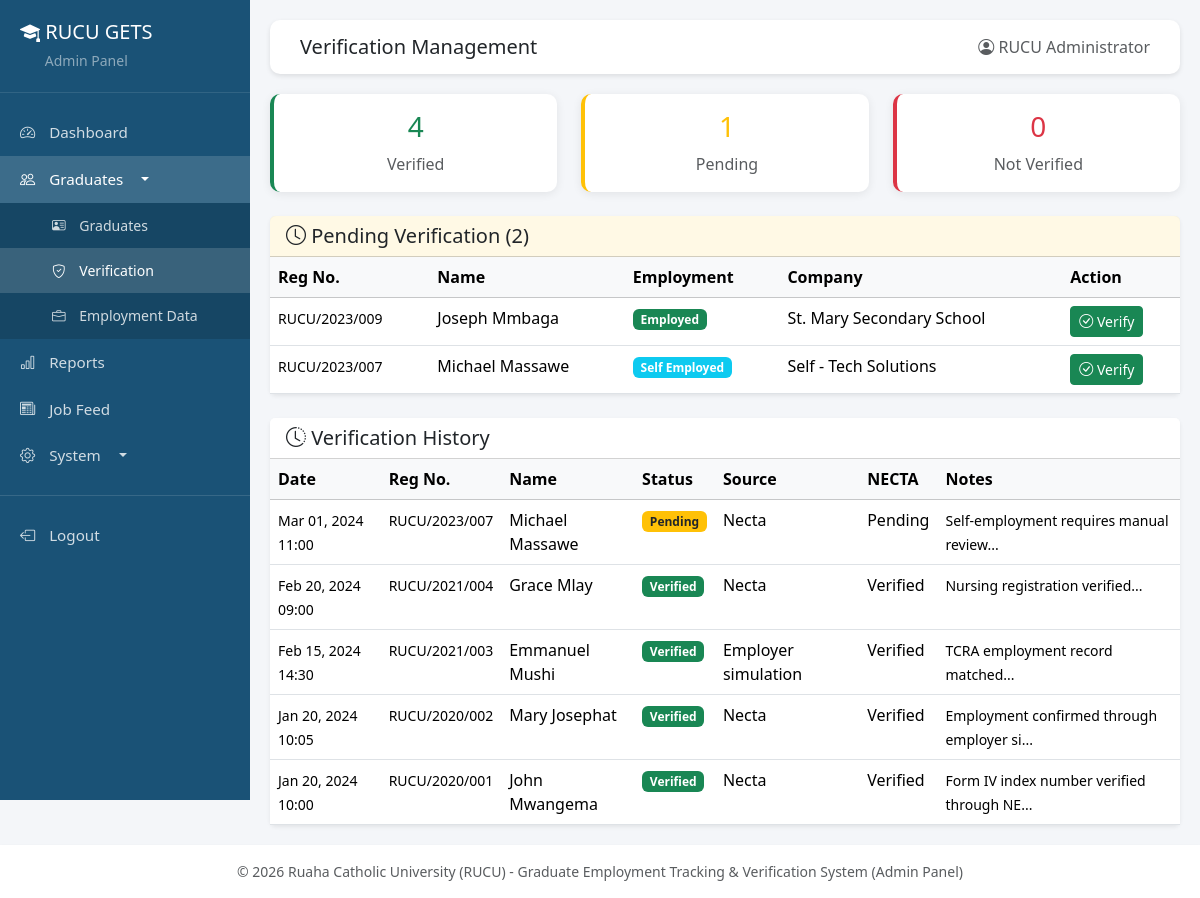
Screenshot of /admin/verification.php (signed in) with the database file from the repository.
### tables this page shows
CREATE TABLE IF NOT EXISTS employment_details (
    id INT AUTO_INCREMENT PRIMARY KEY,
    graduate_id INT NOT NULL,
    employment_status ENUM('employed', 'self_employed', 'unemployed', 'further_studies', 'seeking') DEFAULT 'unemployed',
    company_name VARCHAR(200),
    organization_type ENUM('government', 'private', 'ngo', 'self_employed', 'international', 'other'),
    job_title VARCHAR(150),
    salary_range VARCHAR(50),
    start_date DATE,
    location VARCHAR(150),
    updated_at TIMESTAMP DEFAULT CURRENT_TIMESTAMP ON UPDATE CURRENT_TIMESTAMP,
    FOREIGN KEY (graduate_id) REFERENCES graduates(id) ON DELETE CASCADE,
    INDEX idx_graduate_id (graduate_id),
    INDEX idx_employment_status (employment_status)
);

CREATE TABLE IF NOT EXISTS graduates (
    id INT AUTO_INCREMENT PRIMARY KEY,
    reg_number VARCHAR(50) UNIQUE NOT NULL,
    full_name VARCHAR(200) NOT NULL,
    email VARCHAR(150),
    phone VARCHAR(20),
    course VARCHAR(150) NOT NULL,
    graduation_year INT NOT NULL,
    form4_index_number VARCHAR(50) NOT NULL,
    password VARCHAR(255) DEFAULT NULL,
    password_expiry_date DATETIME DEFAULT NULL,
    first_login TINYINT(1) DEFAULT 1,
    profile_image VARCHAR(255) DEFAULT NULL,
    created_at TIMESTAMP DEFAULT CURRENT_TIMESTAMP,
    updated_at TIMESTAMP DEFAULT CURRENT_TIMESTAMP ON UPDATE CURRENT_TIMESTAMP,
    INDEX idx_reg_number (reg_number),
    INDEX idx_graduation_year (graduation_year),
    INDEX idx_course (course)
);

CREATE TABLE IF NOT EXISTS verification_logs (
    id INT AUTO_INCREMENT PRIMARY KEY,
    graduate_id INT NOT NULL,
    verification_status ENUM('verified', 'not_verified', 'pending') DEFAULT 'pending',
    verification_source ENUM('necta', 'employer_simulation', 'manual_review') NOT NULL,
    necta_status VARCHAR(50) DEFAULT NULL,
    employer_match TINYINT(1) DEFAULT NULL,
    notes TEXT,
    date_checked DATETIME DEFAULT CURRENT_TIMESTAMP,
    checked_by VARCHAR(100) DEFAULT 'system',
    FOREIGN KEY (graduate_id) REFERENCES graduates(id) ON DELETE CASCADE,
    INDEX idx_graduate_id (graduate_id),
    INDEX idx_verification_status (verification_status),
    INDEX idx_date_checked (date_checked)
);

### admin/verification.php (the view, shortened to what this page needs)
<?php
require_once __DIR__ . '/../includes/admin_header.php';
$db = getDB();
$status_filter = $_GET['status'] ?? '';
$where = $status_filter ? "WHERE vl.verification_status = ?" : "";
$params = $status_filter ? [$status_filter] : [];
$stmt = $db->prepare("
    SELECT vl.*, g.reg_number, g.full_name, g.course, g.form4_index_number
    FROM verification_logs vl
    JOIN graduates g ON vl.graduate_id = g.id
    {$where}
    ORDER BY vl.date_checked DESC
    LIMIT 50
");
$stmt->execute($params);
$logs = $stmt->fetchAll();
$stmt = $db->query("
    SELECT g.*, ed.employment_status, ed.company_name
    FROM graduates g
    LEFT JOIN employment_details ed ON g.id = ed.graduate_id
    WHERE g.id NOT IN (SELECT graduate_id FROM verification_logs WHERE verification_status = 'verified')
    AND ed.employment_status IS NOT NULL
");
$pending = $stmt->fetchAll();
$total_verified = $db->query("SELECT COUNT(DISTINCT graduate_id) FROM verification_logs WHERE verification_status = 'verified'")->fetchColumn();
$total_pending = $db->query("SELECT COUNT(DISTINCT graduate_id) FROM verification_logs WHERE verification_status = 'pending'")->fetchColumn();
$total_not = $db->query("SELECT COUNT(DISTINCT graduate_id) FROM verification_logs WHERE verification_status = 'not_verified'")->fetchColumn();
?>
<div class="row g-4 mb-4">
    <div class="col-md-4">
        <div class="card stat-card border-start border-4 border-success">
            <div class="card-body text-center">
                <h3 class="text-success"><?= $total_verified ?></h3>
                <p class="text-muted mb-0">Verified</p>
            </div>
        </div>
    </div>
    <div class="col-md-4">
        <div class="card stat-card border-start border-4 border-warning">
            <div class="card-body text-center">
                <h3 class="text-warning"><?= $total_pending ?></h3>
                <p class="text-muted mb-0">Pending</p>
            </div>
        </div>
    </div>
    <div class="col-md-4">
        <div class="card stat-card border-start border-4 border-danger">
            <div class="card-body text-center">
                <h3 class="text-danger"><?= $total_not ?></h3>
                <p class="text-muted mb-0">Not Verified</p>
            </div>
        </div>
    </div>
</div>
<?php if (count($pending) > 0): ?>
<div class="card shadow-sm border-0 mb-4">
    <div class="card-header bg-warning bg-opacity-10">
        <h5 class="mb-0"><i class="bi bi-clock"></i> Pending Verification (<?= count($pending) ?>)</h5>
    </div>
    <div class="card-body p-0">
        <div class="table-responsive">
            <table class="table table-hover mb-0">
                <thead class="table-light">
                    <tr>
                        <th>Reg No.</th>
                        <th>Name</th>
                        <th>Employment</th>
                        <th>Company</th>
                        <th>Action</th>
                    </tr>
                </thead>
                <tbody>
                    <?php foreach ($pending as $p): ?>
                    <tr>
                        <td><small><?= htmlspecialchars($p['reg_number']) ?></small></td>
                        <td><?= htmlspecialchars($p['full_name']) ?></td>
                        <td><?= getEmploymentBadge($p['employment_status']) ?></td>
                        <td><?= htmlspecialchars($p['company_name'] ?? '-') ?></td>
                        <td>
                            <button class="btn btn-sm btn-success" data-bs-toggle="modal" data-bs-target="#verifyModal<?= $p['id'] ?>">
                                <i class="bi bi-check-circle"></i> Verify
                            </button>
                        </td>
                    </tr>
                    <?php endforeach; ?>
                </tbody>
            </table>
        </div>
    </div>
</div>
<?php endif; ?>
<div class="card shadow-sm border-0">
    <div class="card-header bg-white">
        <h5 class="mb-0"><i class="bi bi-clock-history"></i> Verification History</h5>
    </div>
    <div class="card-body p-0">
        <div class="table-responsive">
            <table class="table table-hover mb-0">
                <thead class="table-light">
                    <tr>
                        <th>Date</th>
                        <th>Reg No.</th>
                        <th>Name</th>
                        <th>Status</th>
                        <th>Source</th>
                        <th>NECTA</th>
                        <th>Notes</th>
                    </tr>
                </thead>
                <tbody>
                    <?php foreach ($logs as $log): ?>
                    <tr>
                        <td><small><?= formatDateTime($log['date_checked']) ?></small></td>
                        <td><small><?= htmlspecialchars($log['reg_number']) ?></small></td>
                        <td><?= htmlspecialchars($log['full_name']) ?></td>
                        <td><?= getVerificationBadge($log['verification_status']) ?></td>
                        <td><?= ucfirst(str_replace('_', ' ', $log['verification_source'])) ?></td>
                        <td><?= ucfirst($log['necta_status'] ?? '-') ?></td>
                        <td><small><?= htmlspecialchars(substr($log['notes'] ?? '', 0, 40)) ?>...</small></td>
                    </tr>
                    <?php endforeach; ?>
                </tbody>
            </table>
        </div>
    </div>
</div>
<?php require_once __DIR__ . '/../includes/admin_footer.php'; ?>

### includes/helpers.php (shortened to what this page needs)
<?php
function formatDateTime($date) {
    return date('M d, Y H:i', strtotime($date));
}
function getVerificationBadge($status) {
    return match($status) {
        'verified' => '<span class="badge bg-success">Verified</span>',
        'not_verified' => '<span class="badge bg-danger">Not Verified</span>',
        'pending' => '<span class="badge bg-warning text-dark">Pending</span>',
        default => '<span class="badge bg-secondary">Unknown</span>'
    };
}
function getEmploymentBadge($status) {
    return match($status) {
        'employed' => '<span class="badge bg-success">Employed</span>',
        'self_employed' => '<span class="badge bg-info">Self Employed</span>',
        'unemployed' => '<span class="badge bg-danger">Unemployed</span>',
        'further_studies' => '<span class="badge bg-primary">Further Studies</span>',
        'seeking' => '<span class="badge bg-warning text-dark">Seeking</span>',
        default => '<span class="badge bg-secondary">Unknown</span>'
    };
}

### includes/admin_header.php (style rules this page uses)
:root { --rucu-primary: #1a5276; --rucu-secondary: #2ecc71; --rucu-accent: #f39c12; }
body { background-color: #f4f6f9; }
.stat-card { border: none; border-radius: 10px; box-shadow: 0 2px 10px rgba(0,0,0,0.08); transition: transform 0.2s; }

### rows the page displays
employment_details: graduate.reg_number "RUCU/2023/009", graduate.full_name "Joseph Mmbaga", employment_status "Employed", company_name "St. Mary Secondary School"
employment_details: graduate.reg_number "RUCU/2023/007", graduate.full_name "Michael Massawe", employment_status "Self Employed", company_name "Self - Tech Solutions"
verification_logs: date_checked "Mar 01, 2024 11:00", graduate.reg_number "RUCU/2023/007", graduate.full_name "Michael Massawe", verification_status "Pending", verification_source "Necta", necta_status "Pending", notes "Self-employment requires manual review"
verification_logs: date_checked "Feb 20, 2024 09:00", graduate.reg_number "RUCU/2021/004", graduate.full_name "Grace Mlay", verification_status "Verified", verification_source "Necta", necta_status "Verified", notes "Nursing registration verified"
verification_logs: date_checked "Feb 15, 2024 14:30", graduate.reg_number "RUCU/2021/003", graduate.full_name "Emmanuel Mushi", verification_status "Verified", verification_source "Employer simulation", necta_status "Verified", notes "TCRA employment record matched"
verification_logs: date_checked "Jan 20, 2024 10:05", graduate.reg_number "RUCU/2020/002", graduate.full_name "Mary Josephat", verification_status "Verified", verification_source "Necta", necta_status "Verified", notes "Employment confirmed through employer si"
verification_logs: date_checked "Jan 20, 2024 10:00", graduate.reg_number "RUCU/2020/001", graduate.full_name "John Mwangema", verification_status "Verified", verification_source "Necta", necta_status "Verified", notes "Form IV index number verified through NE"

### other values shown
$pageTitle "Verification Management"
$_SESSION['admin_name'] "RUCU Administrator"
$total_verified "4"
$total_pending "1"
$total_not "0"
count($pending) "2"
